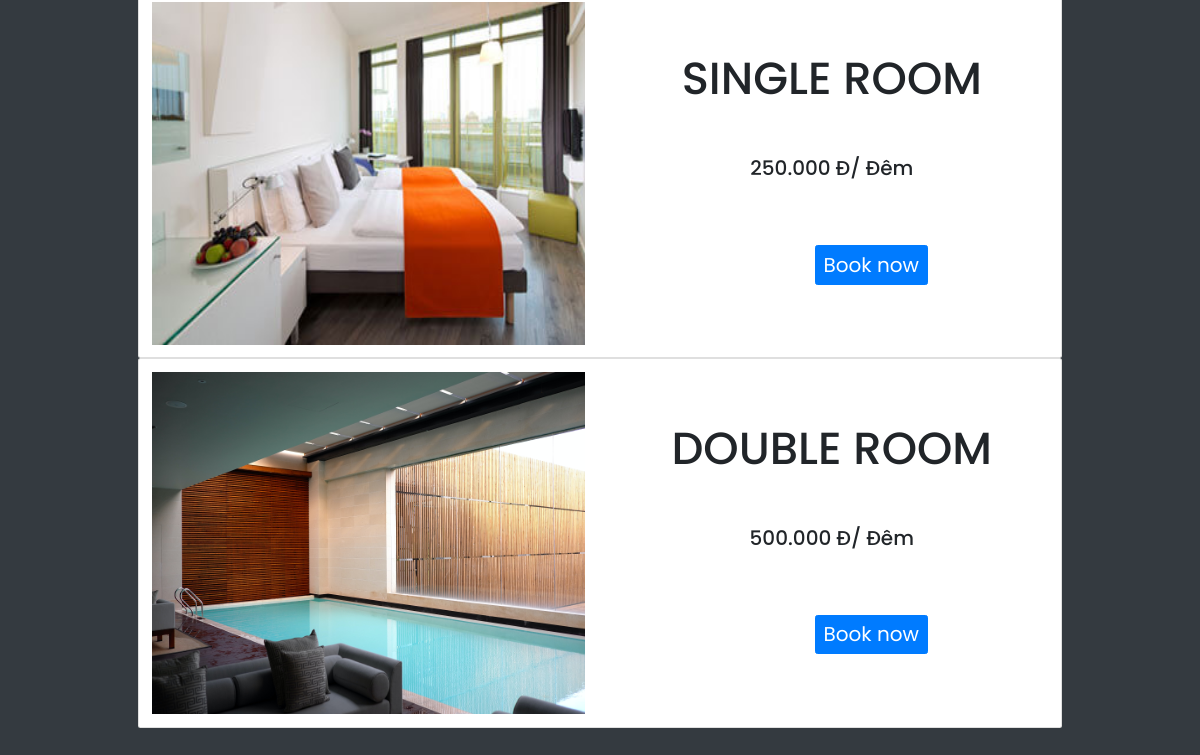
/booking.php (lower part), run on an earlier commit of the app's database.
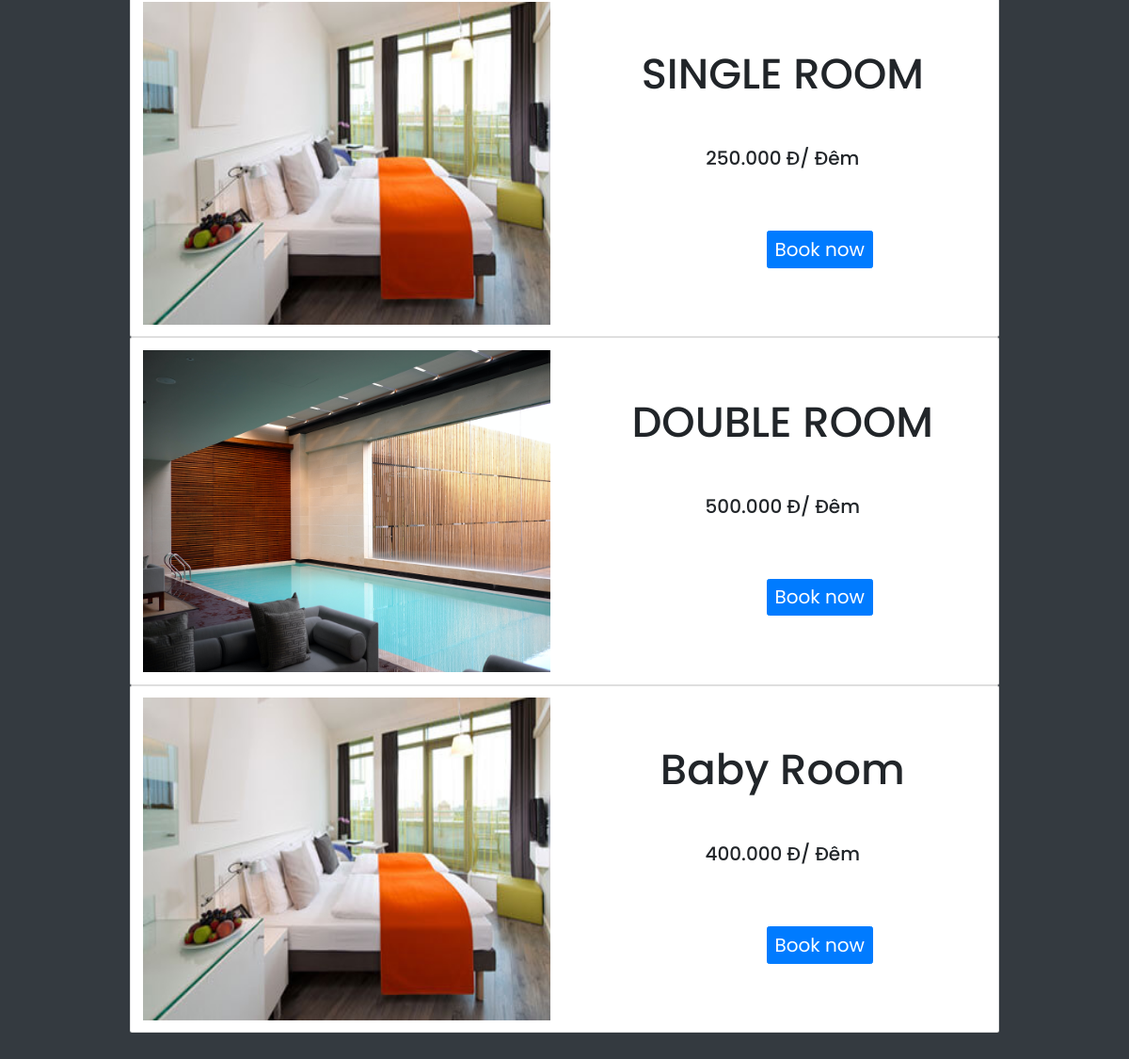
And on a later commit of the database.
### tables this page shows
CREATE TABLE `room_category` (
  `id` int(255) NOT NULL,
  `name` varchar(255) NOT NULL,
  `price` float NOT NULL,
  `img` text NOT NULL
);

### admin/lib_db.php (called while the page is built, shortened)
<?php
global $link;
function select_list($sql){
	return exec_select($sql);
}
function exec_select($sql){
	global $link;
	$ret = isset($ret) ? $ret : array();
	$res = $link->query($sql);
	$err = mysqli_error($link);
	if ($res ){
		while( $row = $res->fetch_array(MYSQLI_ASSOC) )
		{
			$ret[]= $row ;
		}
	}
	return $ret;
}

### booking.php (the view, shortened to what this page needs)
<?php
   include("admin/lib_db.php");
?>
<!DOCTYPE html>
<html lang="en">
<head>
    <link rel="stylesheet" href="https://cdnjs.cloudflare.com/ajax/libs/font-awesome/5.15.4/css/all.min.css">
    <link rel="stylesheet" href="https://stackpath.bootstrapcdn.com/bootstrap/4.3.1/css/bootstrap.min.css"
>
    <link rel="stylesheet" href="https://cdnjs.cloudflare.com/ajax/libs/twitter-bootstrap/5.0.2/css/bootstrap.min.css">
    <link rel="stylesheet" href="https://unpkg.com/swiper@7/swiper-bundle.min.css" />
    <link rel="stylesheet" href="//code.jquery.com/ui/1.13.0/themes/base/jquery-ui.css">
    <link rel="stylesheet" href="https://maxcdn.bootstrapcdn.com/bootstrap/4.0.0/css/bootstrap.min.css"
>
    <link rel="stylesheet" href="css/style.css">
    <link rel="stylesheet" href="css/bookingg.css">
</head>
<body>
    <section class="main" style="background-color: #343a40; height:100%; margin-top:50px ">
        <div class="container">
            <div class="col-md-12">
                <?php
                    $sql = "select * from room_category ";
                    $datas = select_list($sql);
                    foreach($datas as $data){
                ?>
                <div class="card">
                    <div class="card-body">
                        <div class="row">
                            <div class="col-md-6">
                                <img src="img/<?php echo $data["img"] ?>" alt="">
                            </div>
                            <div class="col-md-6">
                                <h1><?php echo $data["name"] ?></h2>
                                    <h2><?php echo $data['price'].".000 Đ"?><span>/ đêm</span></h2>
                                    <div>
                                        <button class="btn btn-primary book_now" type="button" data-toggle="modal"
                                            data-target="#modal" data-id="<?php echo $data['id'] ?>">Book
                                            now</button>
                                    </div>
                            </div>
                        </div>
                    </div>
                </div>
                <?php }; ?>
            </div>
        </div>
    </section>
</body>
</html>

What changed in the data, as far as the page shows it:
added room_category: img (picture), name "Baby Room", price "400"
